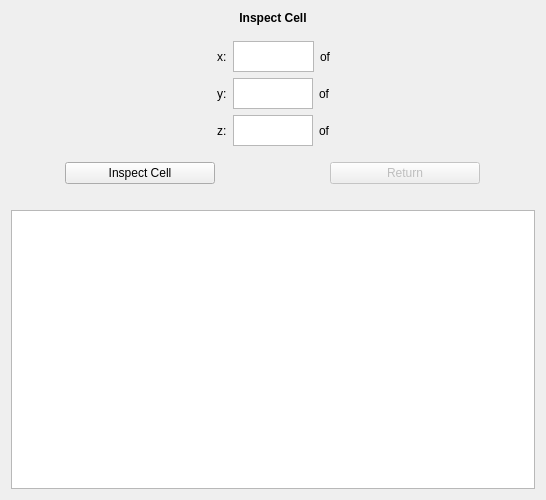
<?xml version="1.0" encoding="UTF-8"?>
<ui version="4.0">
 <class>Inspect</class>
 <widget class="QDialog" name="Inspect">
  <property name="geometry">
   <rect>
    <x>0</x>
    <y>0</y>
    <width>546</width>
    <height>500</height>
   </rect>
  </property>
  <property name="windowTitle">
   <string>Render</string>
  </property>
  <layout class="QGridLayout" name="gridLayout_2">
   <item row="0" column="0">
    <layout class="QGridLayout" name="gridLayout">
     <item row="4" column="0" colspan="2">
      <layout class="QGridLayout" name="gridLayout_4">
       <item row="0" column="1">
        <widget class="QPlainTextEdit" name="y">
         <property name="maximumSize">
          <size>
           <width>80</width>
           <height>31</height>
          </size>
         </property>
         <property name="tabChangesFocus">
          <bool>true</bool>
         </property>
         <property name="lineWrapMode">
          <enum>QPlainTextEdit::NoWrap</enum>
         </property>
        </widget>
       </item>
       <item row="0" column="0" alignment="Qt::AlignRight">
        <widget class="QLabel" name="label_2">
         <property name="text">
          <string>y:</string>
         </property>
        </widget>
       </item>
       <item row="0" column="2">
        <widget class="QLabel" name="maxY">
         <property name="text">
          <string>of</string>
         </property>
        </widget>
       </item>
      </layout>
     </item>
     <item row="1" column="0">
      <spacer name="verticalSpacer_2">
       <property name="orientation">
        <enum>Qt::Vertical</enum>
       </property>
       <property name="sizeType">
        <enum>QSizePolicy::Maximum</enum>
       </property>
       <property name="sizeHint" stdset="0">
        <size>
         <width>20</width>
         <height>10</height>
        </size>
       </property>
      </spacer>
     </item>
     <item row="12" column="1" alignment="Qt::AlignHCenter">
      <widget class="QPushButton" name="Return">
       <property name="enabled">
        <bool>false</bool>
       </property>
       <property name="minimumSize">
        <size>
         <width>150</width>
         <height>0</height>
        </size>
       </property>
       <property name="maximumSize">
        <size>
         <width>150</width>
         <height>16777215</height>
        </size>
       </property>
       <property name="text">
        <string>Return</string>
       </property>
       <property name="icon">
        <iconset resource="gui.qrc">
         <normaloff>:/icons/resources/system-log-out.svg</normaloff>:/icons/resources/system-log-out.svg</iconset>
       </property>
       <property name="iconSize">
        <size>
         <width>22</width>
         <height>22</height>
        </size>
       </property>
      </widget>
     </item>
     <item row="13" column="0">
      <spacer name="verticalSpacer">
       <property name="orientation">
        <enum>Qt::Vertical</enum>
       </property>
       <property name="sizeType">
        <enum>QSizePolicy::Maximum</enum>
       </property>
       <property name="sizeHint" stdset="0">
        <size>
         <width>20</width>
         <height>20</height>
        </size>
       </property>
      </spacer>
     </item>
     <item row="12" column="0" alignment="Qt::AlignHCenter">
      <widget class="QPushButton" name="InspectCell">
       <property name="minimumSize">
        <size>
         <width>150</width>
         <height>0</height>
        </size>
       </property>
       <property name="maximumSize">
        <size>
         <width>150</width>
         <height>16777215</height>
        </size>
       </property>
       <property name="text">
        <string>Inspect Cell</string>
       </property>
       <property name="icon">
        <iconset resource="gui.qrc">
         <normaloff>:/icons/resources/system-search.svg</normaloff>:/icons/resources/system-search.svg</iconset>
       </property>
       <property name="iconSize">
        <size>
         <width>22</width>
         <height>22</height>
        </size>
       </property>
      </widget>
     </item>
     <item row="0" column="0" colspan="2">
      <widget class="QLabel" name="status">
       <property name="maximumSize">
        <size>
         <width>16777215</width>
         <height>20</height>
        </size>
       </property>
       <property name="font">
        <font>
         <weight>75</weight>
         <bold>true</bold>
        </font>
       </property>
       <property name="text">
        <string>Inspect Cell</string>
       </property>
       <property name="alignment">
        <set>Qt::AlignCenter</set>
       </property>
      </widget>
     </item>
     <item row="11" column="0">
      <spacer name="verticalSpacer_3">
       <property name="orientation">
        <enum>Qt::Vertical</enum>
       </property>
       <property name="sizeType">
        <enum>QSizePolicy::Maximum</enum>
       </property>
       <property name="sizeHint" stdset="0">
        <size>
         <width>20</width>
         <height>10</height>
        </size>
       </property>
      </spacer>
     </item>
     <item row="14" column="0" colspan="2">
      <widget class="QPlainTextEdit" name="output">
       <property name="sizePolicy">
        <sizepolicy hsizetype="Expanding" vsizetype="Expanding">
         <horstretch>0</horstretch>
         <verstretch>0</verstretch>
        </sizepolicy>
       </property>
       <property name="minimumSize">
        <size>
         <width>0</width>
         <height>220</height>
        </size>
       </property>
      </widget>
     </item>
     <item row="3" column="0" colspan="2">
      <layout class="QGridLayout" name="gridLayout_3" rowminimumheight="0">
       <property name="sizeConstraint">
        <enum>QLayout::SetMaximumSize</enum>
       </property>
       <item row="0" column="1">
        <widget class="QPlainTextEdit" name="x">
         <property name="maximumSize">
          <size>
           <width>81</width>
           <height>31</height>
          </size>
         </property>
         <property name="tabChangesFocus">
          <bool>true</bool>
         </property>
         <property name="lineWrapMode">
          <enum>QPlainTextEdit::NoWrap</enum>
         </property>
        </widget>
       </item>
       <item row="0" column="0" alignment="Qt::AlignRight">
        <widget class="QLabel" name="label">
         <property name="maximumSize">
          <size>
           <width>16777215</width>
           <height>31</height>
          </size>
         </property>
         <property name="text">
          <string>x:</string>
         </property>
        </widget>
       </item>
       <item row="0" column="2">
        <widget class="QLabel" name="maxX">
         <property name="text">
          <string>of</string>
         </property>
        </widget>
       </item>
      </layout>
     </item>
     <item row="7" column="0" colspan="2">
      <layout class="QGridLayout" name="gridLayout_5">
       <item row="0" column="0" alignment="Qt::AlignRight">
        <widget class="QLabel" name="label_4">
         <property name="text">
          <string>z:</string>
         </property>
        </widget>
       </item>
       <item row="0" column="1">
        <widget class="QPlainTextEdit" name="z">
         <property name="maximumSize">
          <size>
           <width>80</width>
           <height>31</height>
          </size>
         </property>
         <property name="tabChangesFocus">
          <bool>true</bool>
         </property>
         <property name="lineWrapMode">
          <enum>QPlainTextEdit::NoWrap</enum>
         </property>
        </widget>
       </item>
       <item row="0" column="2">
        <widget class="QLabel" name="maxZ">
         <property name="text">
          <string>of</string>
         </property>
        </widget>
       </item>
      </layout>
     </item>
    </layout>
   </item>
  </layout>
 </widget>
 <resources>
  <include location="gui.qrc"/>
 </resources>
 <connections/>
</ui>
